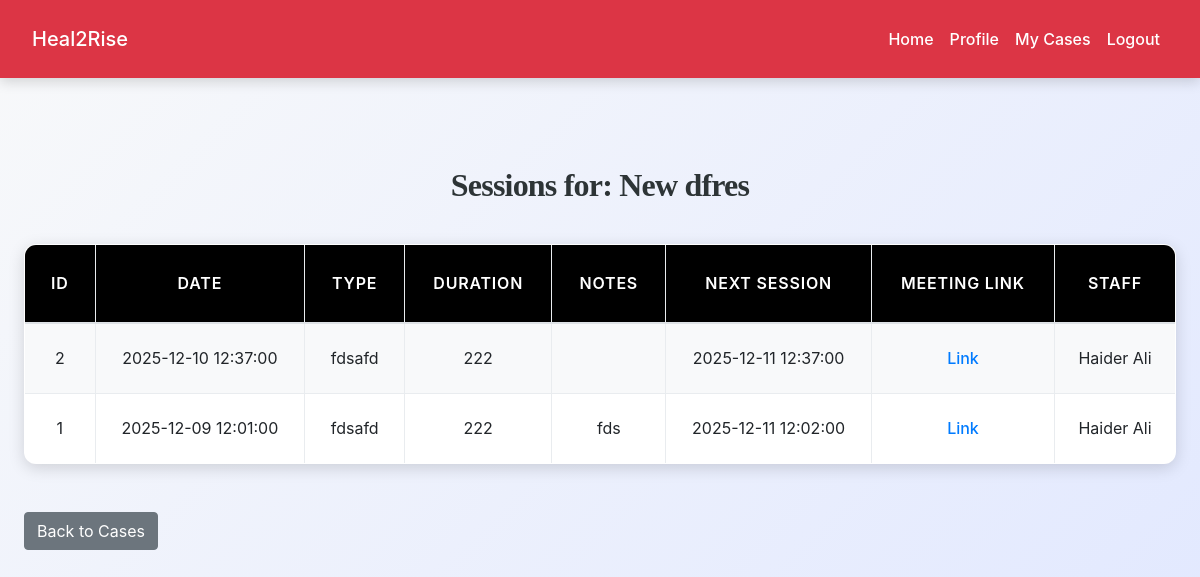
/user/user_sessions.php?case_id=1 (signed in), run on the app's committed database.
### tables this page shows
CREATE TABLE `cases` (
  `id` int(11) NOT NULL,
  `case_title` varchar(255) NOT NULL,
  `description` text NOT NULL,
  `user_id` int(11) NOT NULL,
  `assigned_ngo_id` int(11) NOT NULL,
  `assigned_staff_id` int(11) DEFAULT NULL,
  `status` enum('pending','approved','rejected','closed') NOT NULL DEFAULT 'pending',
  `problem_category` text DEFAULT NULL,
  `severity` varchar(50) DEFAULT NULL,
  `risk_level` varchar(50) DEFAULT NULL,
  `created_at` datetime DEFAULT current_timestamp(),
  `closed_at` datetime DEFAULT NULL
);

CREATE TABLE `counseling_sessions` (
  `id` int(11) NOT NULL,
  `case_id` int(11) NOT NULL,
  `staff_id` int(11) NOT NULL,
  `session_date` datetime NOT NULL,
  `session_type` varchar(50) NOT NULL,
  `duration_minutes` int(11) DEFAULT NULL,
  `notes` text DEFAULT NULL,
  `next_session` datetime DEFAULT NULL,
  `meeting_link` varchar(255) DEFAULT NULL,
  `created_at` datetime DEFAULT current_timestamp()
);

CREATE TABLE `ngo_staff` (
  `id` int(11) NOT NULL,
  `ngo_id` int(11) NOT NULL,
  `full_name` varchar(100) NOT NULL,
  `email` varchar(100) NOT NULL,
  `phone` varchar(20) DEFAULT NULL,
  `password_hash` varchar(255) NOT NULL,
  `designation` varchar(50) NOT NULL,
  `qualification` text DEFAULT NULL,
  `experience_years` int(11) DEFAULT 0,
  `status` enum('active','inactive') DEFAULT 'active',
  `created_at` datetime DEFAULT current_timestamp()
);

### user/user_sessions.php (the view, shortened to what this page needs)
<?php
include('../config.php');
$user_id = $_SESSION['id'];
$case_id = intval($_GET['case_id']);
$stmt = $conn->prepare("SELECT case_title FROM cases WHERE id=? AND user_id=?");
$stmt->bind_param("ii", $case_id, $user_id);
$stmt->execute();
$case = $stmt->get_result()->fetch_assoc();
$stmt = $conn->prepare("
    SELECT s.*, st.full_name AS staff_name
    FROM counseling_sessions s
    JOIN ngo_staff st ON s.staff_id = st.id
    WHERE s.case_id=?
    ORDER BY s.session_date DESC
");
$stmt->bind_param("i", $case_id);
$stmt->execute();
$sessions_result = $stmt->get_result();
?>
<!DOCTYPE html>
<html>
<head>
<link rel="stylesheet" href="https://cdn.jsdelivr.net/npm/bootstrap@4.6.2/dist/css/bootstrap.min.css">
    <link rel="stylesheet" href="../css/style.css">
</head>
<body>
<?php include('navbar.php'); ?>
<div class="container py-5">
<h2>Sessions for: <?= htmlspecialchars($case['case_title']) ?></h2>
<?php if($sessions_result->num_rows > 0): ?>
<table class="table table-bordered table-striped">
<thead>
<tr>
<th>ID</th>
<th>Date</th>
<th>Type</th>
<th>Duration</th>
<th>Notes</th>
<th>Next Session</th>
<th>Meeting Link</th>
<th>Staff</th>
</tr>
</thead>
<tbody>
<?php while($s = $sessions_result->fetch_assoc()): ?>
<tr>
<td><?= $s['id'] ?></td>
<td><?= $s['session_date'] ?></td>
<td><?= htmlspecialchars($s['session_type']) ?></td>
<td><?= $s['duration_minutes'] ?? '-' ?></td>
<td><?= nl2br(htmlspecialchars($s['notes'])) ?></td>
<td><?= $s['next_session'] ?? '-' ?></td>
<td><?= $s['meeting_link'] ? "<a href='{$s['meeting_link']}' target='_blank'>Link</a>" : '-' ?></td>
<td><?= htmlspecialchars($s['staff_name']) ?></td>
</tr>
<?php endwhile; ?>
</tbody>
</table>
<?php else: ?>
<p>No sessions found for this case.</p>
<?php endif; ?>
<a href="view_cases.php" class="btn btn-secondary mt-3">Back to Cases</a>
</div>
</body>
</html>

### css/style.css (style rules this page uses)
:root { --primary: #007bff; --secondary: #6c757d; --success: #28a745; --info: #17a2b8; --warning: #ffc107; --danger: #dc3545; --light: #f8f9fa; --dark: #2d3436; --accent: #ff6f61; --highlight: #6f42c1; --shadow: rgba(0, 0, 0, 0.15); --transition: all 0.3s ease-in-out; }
body { font-family: 'Inter', 'Segoe UI', Tahoma, Geneva, Verdana, sans-serif; background: linear-gradient(135deg, var(--light) 0%, #e0e7ff 100%); color: var(--dark); line-height: 1.8; margin: 0; padding: 0; min-height: 100vh; font-size: 16px; }
h1, h2, h3, h4 { text-align: center; margin: 2.5rem 0; font-family: 'Georgia', 'Times New Roman', serif; color: var(--dark); font-weight: 700; letter-spacing: -0.025em; }
h2 { font-size: 2rem; }
.container { max-width: 1200px; margin: 0 auto 3rem; padding: 0 1.5rem; }
.table { width: 100%; border-collapse: collapse; margin: 2rem 0; font-size: 1rem; background-color: #ffffff; border-radius: 12px; overflow: hidden; box-shadow: 0 4px 16px var(--shadow); transition: var(--transition); }
.table th, .table td { padding: 1.25rem; border: 1px solid #e9ecef; text-align: center; vertical-align: middle; }
.table thead th { background-color: rgb(0, 0, 0); color: white; font-weight: 600; text-transform: uppercase; letter-spacing: 0.05em; padding: 1.5rem; }
.table tbody tr { transition: var(--transition); }
.table tbody tr:nth-child(odd) { background-color: var(--light); }
a { color: var(--primary); text-decoration: none; font-weight: 500; transition: var(--transition); }

### data on the page
cases: case_title "New dfres"
counseling_sessions: id "2", session_date "2025-12-10 12:37:00", session_type "fdsafd", duration_minutes "222", next_session "2025-12-11 12:37:00", staff.full_name "Haider Ali"
counseling_sessions: id "1", session_date "2025-12-09 12:01:00", session_type "fdsafd", duration_minutes "222", notes "fds", next_session "2025-12-11 12:02:00", staff.full_name "Haider Ali"
